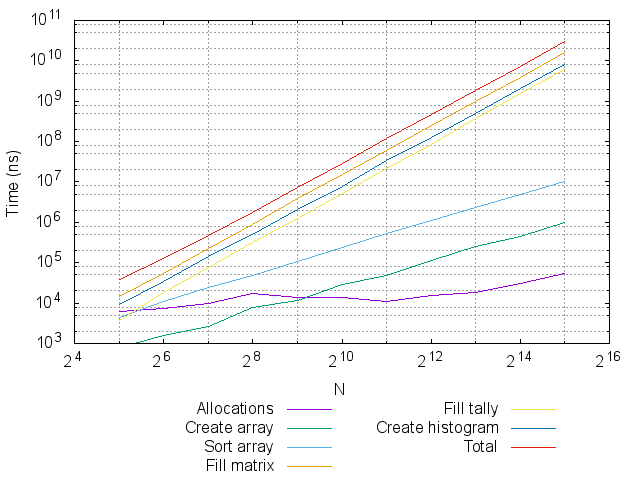

Source code (gnuplot):
set term term_type
set output output_file
set key below
set ylabel "Time (ns)"
set xlabel "N"

set logscale y
set logscale x 2
set format x "2^{%L}"
set format y "10^{%L}"

set grid mxtics mytics
set yrange [10**3:10**11]

plot 'data/timmings_reference.dat' using 1:2 w l title "Allocations",\
  '' u 1:3 w l title "Create array",\
  '' u 1:4 w l title "Sort array",\
  '' u 1:5 w l title "Fill matrix",\
  '' u 1:6 w l title "Fill tally",\
  '' u 1:7 w l title "Create histogram",\
  '' u 1:8 w l title "Total";
set output
